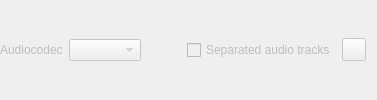
                   <widget class="QFrame" name="frame_3">
                    <property name="frameShape">
                     <enum>QFrame::Shape::NoFrame</enum>
                    </property>
                    <property name="frameShadow">
                     <enum>QFrame::Shadow::Raised</enum>
                    </property>
                    <layout class="QHBoxLayout" name="horizontalLayout_18">
                     <property name="spacing">
                      <number>6</number>
                     </property>
                     <property name="leftMargin">
                      <number>0</number>
                     </property>
                     <property name="topMargin">
                      <number>0</number>
                     </property>
                     <property name="bottomMargin">
                      <number>0</number>
                     </property>
                     <item>
                      <widget class="QLabel" name="labelAudioCodec">
                       <property name="enabled">
                        <bool>false</bool>
                       </property>
                       <property name="text">
                        <string>Audiocodec</string>
                       </property>
                      </widget>
                     </item>
                     <item>
                      <widget class="QComboBox" name="comboBoxAudioCodec">
                       <property name="enabled">
                        <bool>false</bool>
                       </property>
                       <property name="sizeAdjustPolicy">
                        <enum>QComboBox::SizeAdjustPolicy::AdjustToContents</enum>
                       </property>
                      </widget>
                     </item>
                     <item>
                      <spacer name="horizontalSpacer_14">
                       <property name="orientation">
                        <enum>Qt::Orientation::Horizontal</enum>
                       </property>
                       <property name="sizeHint" stdset="0">
                        <size>
                         <width>40</width>
                         <height>20</height>
                        </size>
                       </property>
                      </spacer>
                     </item>
                     <item>
                      <widget class="QCheckBox" name="checkBoxSeparatedAudioTracks">
                       <property name="enabled">
                        <bool>false</bool>
                       </property>
                       <property name="text">
                        <string notr="true">Separated audio tracks</string>
                       </property>
                      </widget>
                     </item>
                     <item>
                      <widget class="QToolButton" name="toolButtonSeparatedAudioTracksReset">
                       <property name="enabled">
                        <bool>false</bool>
                       </property>
                       <property name="toolTip">
                        <string>Reset</string>
                       </property>
                       <property name="text">
                        <string notr="true"/>
                       </property>
                       <property name="icon">
                        <iconset resource="../screencast.qrc">
                         <normaloff>:/pictures/screencast/undo.png</normaloff>:/pictures/screencast/undo.png</iconset>
                       </property>
                      </widget>
                     </item>
                    </layout>
                   </widget>
